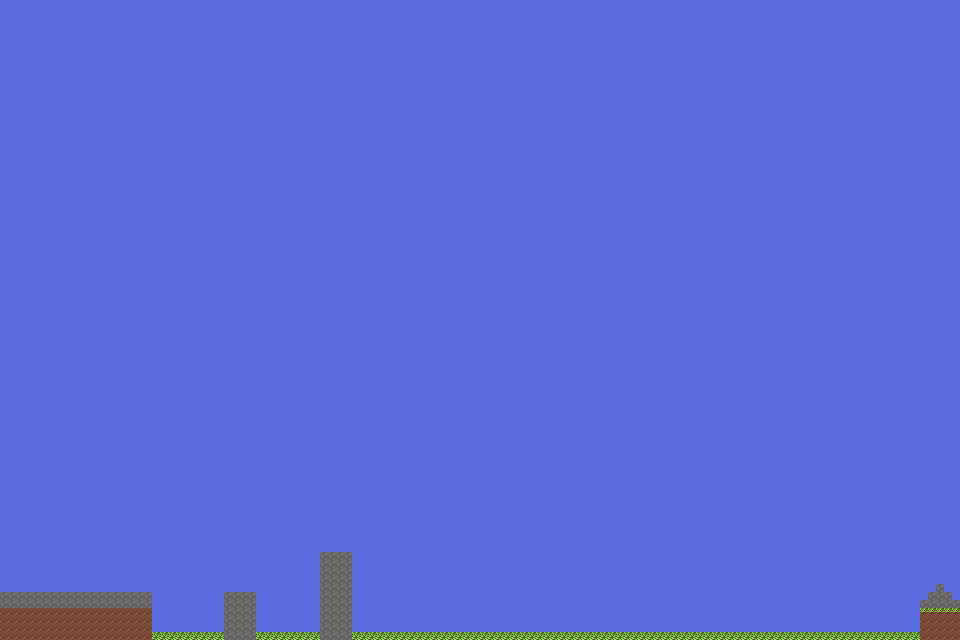

A level layout from a 2D game, rendered from its tile map. Below: a short description, then the map file with tile-grid data replaced by summaries:
An orthogonal 120x80 tile map with 8x8 px tiles, 2 tile layers (background, walls).

<map version="1.0" orientation="orthogonal" renderorder="right-down" width="120" height="80" tilewidth="8" tileheight="8" nextobjectid="1">
 <tileset firstgid="1" name="alpha_sheetv1" tilewidth="8" tileheight="8" spacing="2" margin="2" tilecount="9" columns="3">
  <image source="alpha_sheetv1.png" width="32" height="32" />
 </tileset>
 <layer name="background" width="120" height="80">
  <data>[9600 cells, 9600 non-empty, 1 distinct tile ids]</data>
 </layer>
 <layer name="walls" width="120" height="80">
  <data>[9600 cells, 299 non-empty, 4 distinct tile ids]</data>
 </layer>
</map>
